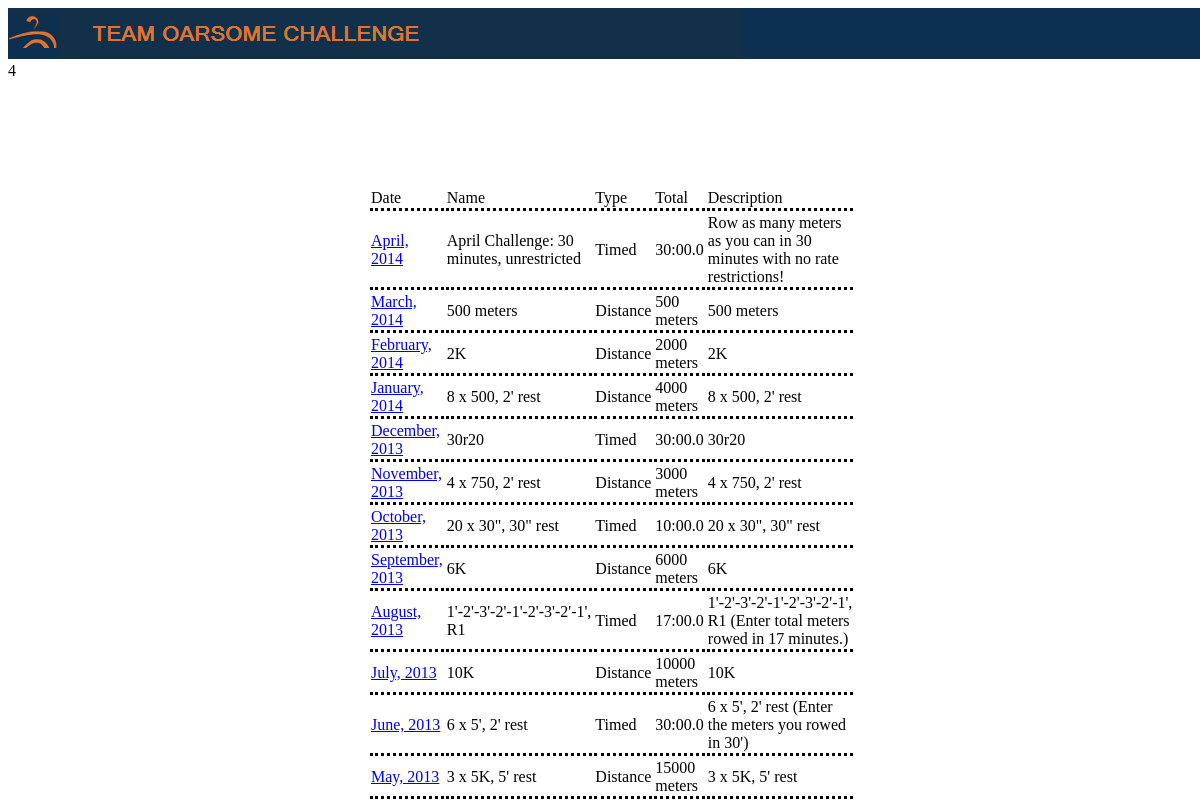
The page /TOChallenge/ManageChallenges.php on the database as committed earlier.
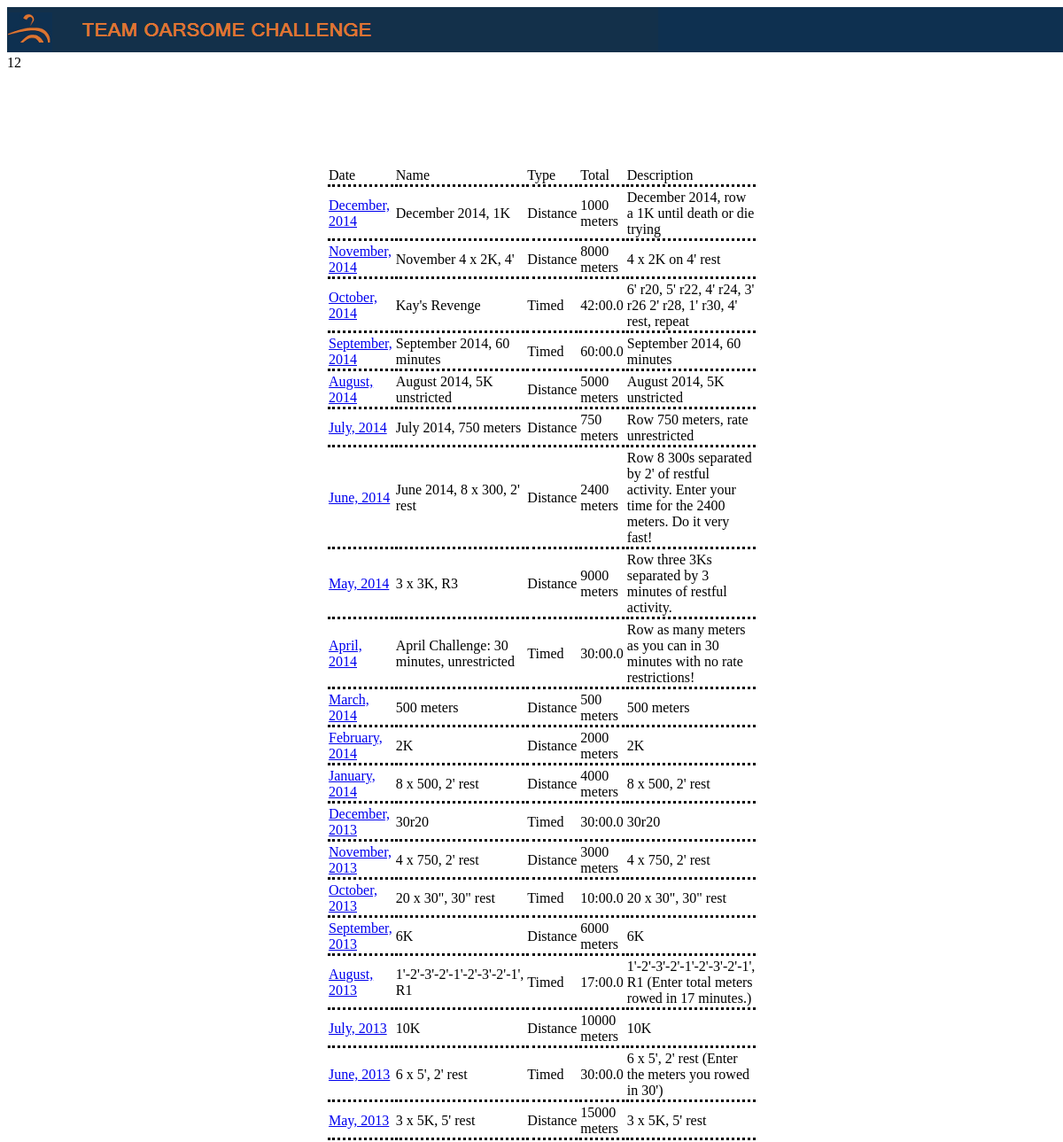
The same page on the database as committed later.
### tables this page shows
CREATE TABLE IF NOT EXISTS `challenge` (
  `Id` int(11) NOT NULL AUTO_INCREMENT,
  `Name` varchar(50) NOT NULL,
  `Month` int(11) NOT NULL,
  `Year` int(11) NOT NULL,
  `Type` enum('D','T') NOT NULL,
  `Description` varchar(255) NOT NULL,
  `Distance` int(11) DEFAULT NULL,
  `Time` decimal(6,1) DEFAULT NULL,
  PRIMARY KEY (`Id`)
);

### TOChallenge/MySql.php (called while the page is built, shortened)
<?php
	function GetConnection()
	{
		global $host;
		global $user;
		global $thingy;
		global $db;
		$mysqli = new mysqli($host, $user, $thingy, $db);
		return $mysqli;
	}
	function GetSelectResult($selectStatement)
	{
		$result = array();
		$mysqli = GetConnection();
		if (!empty($mysqli))
		{
			$selectResult = mysqli_query($mysqli, $selectStatement);
			if ($selectResult)
			{
				$recordCount = 0;
				while ($nextRecord = mysqli_fetch_array($selectResult, MYSQL_ASSOC))
				{
					$result[$recordCount] = $nextRecord;
					$recordCount++;
				}
			}
		}
		return $result;
	}
?>

### TOChallenge/ObjectChallenge.php (called while the page is built, shortened)
<?php
include_once 'MySql.php';
class Challenge
{
	function __construct($challengeId, $name, $month, $year, $type,
		$description, $distance, $time)
	{
		$this->ChallengeId = $challengeId;
		$this->Name = $name;
		$this->Month = $month;
		$this->Year = $year;
		$this->Type = $type;
		$this->Description = $description;
		$this->Distance = $distance;
		$this->Time = $time;
		$this->NiceDate = mktime(12, 1, 1, $this->Month, 1, $this->Year);
	}
	private static function CreateFromRecord($r)
	{
		return new Challenge(
				$r['Id'], $r['Name'], $r['Month'],
				$r['Year'], $r['Type'], $r['Description'],
				$r['Distance'], $r['Time']);
	}
	static function GetCurrent()
	{
		$selectSQL = "select ch.* from challenge ch, current cu where ch.Id = cu.ChallengeId and cu.EndActive is null";
		$challengeRecord = GetSelectResult($selectSQL);
		return Challenge::CreateFromRecord($challengeRecord[0]);
	}
	static function GetAll()
	{
		$selectSQL = "select * from challenge order by Year desc, Month desc, Name";
		$challengeRecords = GetSelectResult($selectSQL);
		$challenges = array();
		foreach ($challengeRecords as $r)
		{
			$challenges[count($challenges)] = Challenge::CreateFromRecord($r);
		}
		return $challenges;
	}
	static function FormatSeconds($seconds)
	{
		$minutesPart = floor($seconds/60);
		$secondPart = ($seconds - 60*$minutesPart);
		return $minutesPart.":".str_pad(number_format($secondPart, 1), 4, "0", STR_PAD_LEFT);
	}
	static function FormatMonthAndYear($challenge)
	{
		$timeParts = getdate($challenge->NiceDate);
		return $timeParts["month"].", ".$timeParts["year"];
	}
}
?>

### TOChallenge/ManageChallenges.php (the view, shortened to what this page needs)
<?php
	include_once 'ObjectChallenge.php';
	$challenges = Challenge::GetAll();
	$currentChallenge = Challenge::GetCurrent();
?>
<!DOCTYPE html PUBLIC "-//W3C//DTD HTML 4.01 Transitional//EN" "http://www.w3.org/TR/html4/loose.dtd">
<html>
	<head>
		<link rel="stylesheet" type="text/css" href="TOstyle.css">
	</head>
	<body>
		<div id="challenge">
		</div>
		<div id="banner" > <img src="img/TObanner.png" alt="logo"></div>
		<br><br><br>
		<?php
			echo $currentChallenge->Month;
		?>
		<div id="challengeTable">
			<table>
			<tr>
				<td>Date</td>
				<td>Name</td>
				<td>Type</td>
				<td>Total</td>
				<td>Description</td>
			</tr>
			<?php
				foreach($challenges as $challenge)
				{
					$total = $challenge->Distance." meters";
					$type = "Distance";
					if ($challenge->Type == "T")
					{
							$total = Challenge::FormatSeconds($challenge->Time);
							$type = "Timed";
					}
					echo "<tr>";
					echo "<td><a href='ManageChallenges.php?ChallengeId=".$challenge->ChallengeId."'>".Challenge::FormatMonthAndYear($challenge)."</a></td>";
					echo "<td>".$challenge->Name."</td>";
					echo "<td>".$type."</td>";
					echo "<td>".$total."</td>";
					echo "<td>".$challenge->Description."</td>";
					echo "</tr>";
				}
			?>
			</table>
		</div>
	</body>
</html>

### TOChallenge/TOstyle.css (style rules this page uses)
body { background-color:#ffffff; }
div { position: absolute; }
div#banner { background-color:#0E3050; width: 100%; height: 51px; font-color: #e1762f; }
div#challenge { background-color: #ffffff; width: 300px; height: 200px; margin-top: 106px; margin-left: 10px; font-weight: bold; font-size: 18px; }
table { background-color: #ffffff; margin-top: 106px; margin-left: 360px; width: 400px; }
td { background-color: #ffffff; border-bottom-style:dotted; }

Rows that differ between the two databases and show on the page:
added challenge: Month "12", Challenge::FormatMonthAndYear($challenge) "December, 2014", Name "December 2014, 1K", type "Distance", Distance "1000 meters", Description "December 2014, row a 1K until death or die trying"
added challenge: Challenge::FormatMonthAndYear($challenge) "November, 2014", Name "November 4 x 2K, 4'", type "Distance", Distance "8000 meters", Description "4 x 2K on 4' rest"
added challenge: Challenge::FormatMonthAndYear($challenge) "October, 2014", Name "Kay's Revenge", Type "Timed", Time "42:00.0", Description "6' r20, 5' r22, 4' r24, 3' r26 2' r28, 1' r30, 4' rest, repeat"
added challenge: Challenge::FormatMonthAndYear($challenge) "September, 2014", Name "September 2014, 60 minutes", Type "Timed", Time "60:00.0", Description "September 2014, 60 minutes"
added challenge: Challenge::FormatMonthAndYear($challenge) "August, 2014", Name "August 2014, 5K unstricted", type "Distance", Distance "5000 meters", Description "August 2014, 5K unstricted"
added challenge: Challenge::FormatMonthAndYear($challenge) "July, 2014", Name "July 2014, 750 meters", type "Distance", Distance "750 meters", Description "Row 750 meters, rate unrestricted"
added challenge: Challenge::FormatMonthAndYear($challenge) "June, 2014", Name "June 2014, 8 x 300, 2' rest", type "Distance", Distance "2400 meters", Description "Row 8 300s separated by 2' of restful activity. Enter your time for the 2400 meters. Do it very fast!"
added challenge: Challenge::FormatMonthAndYear($challenge) "May, 2014", Name "3 x 3K, R3", type "Distance", Distance "9000 meters", Description "Row three 3Ks separated by 3 minutes of restful activity."
Other text that changed with them:
$currentChallenge->Month: "4" → "12"
